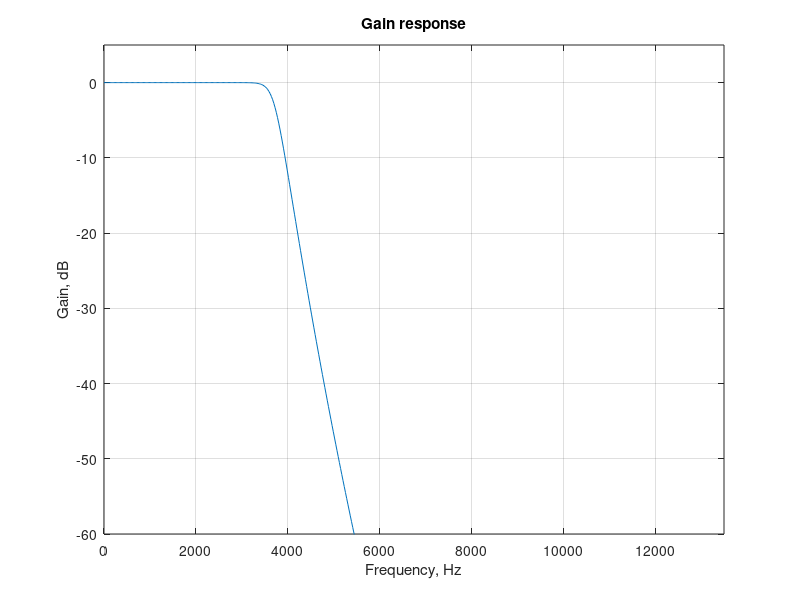

This figure's MATLAB source:
% Program P2_4
% Disain filter lowpass analog
% created by aditya ervansyah

clf;
Fp = 3500;Fs = 4500;
Wp = 2*pi*Fp; Ws = 2*pi*Fs;
[N, Wn] = buttord(Wp, Ws, 0.5, 30,'s');
[b,a] = butter(N, Wn, 's');
wa = 0:(3*Ws)/511:3*Ws;
h = freqs(b,a,wa);
plot(wa/(2*pi), 20*log10(abs(h)));grid
xlabel('Frequency, Hz');ylabel('Gain, dB');
title('Gain response');
axis([0 3*Fs -60 5]);